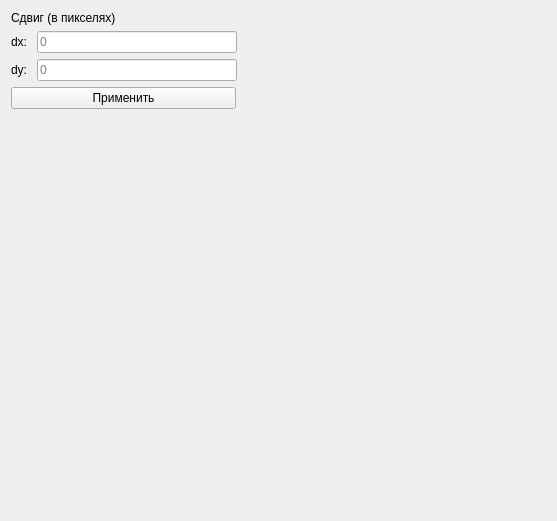
<?xml version="1.0" encoding="UTF-8"?>
<ui version="4.0">
 <class>moveParameters</class>
 <widget class="QWidget" name="moveParameters">
  <property name="geometry">
   <rect>
    <x>0</x>
    <y>0</y>
    <width>557</width>
    <height>521</height>
   </rect>
  </property>
  <property name="windowTitle">
   <string>Form</string>
  </property>
  <layout class="QVBoxLayout" name="verticalLayout">
   <item>
    <layout class="QGridLayout" name="gridLayout">
     <item row="2" column="0">
      <layout class="QHBoxLayout" name="horizontalLayout">
       <item>
        <widget class="QLabel" name="dy_label">
         <property name="sizePolicy">
          <sizepolicy hsizetype="MinimumExpanding" vsizetype="Preferred">
           <horstretch>0</horstretch>
           <verstretch>0</verstretch>
          </sizepolicy>
         </property>
         <property name="minimumSize">
          <size>
           <width>20</width>
           <height>0</height>
          </size>
         </property>
         <property name="maximumSize">
          <size>
           <width>20</width>
           <height>16777215</height>
          </size>
         </property>
         <property name="text">
          <string>dy:</string>
         </property>
        </widget>
       </item>
       <item>
        <widget class="QLineEdit" name="dy_lineEdit">
         <property name="minimumSize">
          <size>
           <width>100</width>
           <height>0</height>
          </size>
         </property>
         <property name="maximumSize">
          <size>
           <width>200</width>
           <height>16777215</height>
          </size>
         </property>
         <property name="placeholderText">
          <string>0</string>
         </property>
        </widget>
       </item>
       <item>
        <spacer name="horizontalSpacer">
         <property name="orientation">
          <enum>Qt::Horizontal</enum>
         </property>
         <property name="sizeHint" stdset="0">
          <size>
           <width>40</width>
           <height>20</height>
          </size>
         </property>
        </spacer>
       </item>
      </layout>
     </item>
     <item row="3" column="0">
      <layout class="QHBoxLayout" name="horizontalLayout_3">
       <item>
        <widget class="QPushButton" name="move_pushButton">
         <property name="sizePolicy">
          <sizepolicy hsizetype="Expanding" vsizetype="Fixed">
           <horstretch>0</horstretch>
           <verstretch>0</verstretch>
          </sizepolicy>
         </property>
         <property name="minimumSize">
          <size>
           <width>145</width>
           <height>0</height>
          </size>
         </property>
         <property name="maximumSize">
          <size>
           <width>225</width>
           <height>16777215</height>
          </size>
         </property>
         <property name="text">
          <string>Применить</string>
         </property>
        </widget>
       </item>
       <item>
        <spacer name="horizontalSpacer_3">
         <property name="orientation">
          <enum>Qt::Horizontal</enum>
         </property>
         <property name="sizeHint" stdset="0">
          <size>
           <width>40</width>
           <height>20</height>
          </size>
         </property>
        </spacer>
       </item>
      </layout>
     </item>
     <item row="1" column="0">
      <layout class="QHBoxLayout" name="horizontalLayout_2">
       <item>
        <widget class="QLabel" name="dx_label">
         <property name="minimumSize">
          <size>
           <width>20</width>
           <height>0</height>
          </size>
         </property>
         <property name="maximumSize">
          <size>
           <width>20</width>
           <height>16777215</height>
          </size>
         </property>
         <property name="text">
          <string>dx:</string>
         </property>
        </widget>
       </item>
       <item>
        <widget class="QLineEdit" name="dx_lineEdit">
         <property name="minimumSize">
          <size>
           <width>100</width>
           <height>0</height>
          </size>
         </property>
         <property name="maximumSize">
          <size>
           <width>200</width>
           <height>16777215</height>
          </size>
         </property>
         <property name="placeholderText">
          <string>0</string>
         </property>
        </widget>
       </item>
       <item>
        <spacer name="horizontalSpacer_2">
         <property name="orientation">
          <enum>Qt::Horizontal</enum>
         </property>
         <property name="sizeHint" stdset="0">
          <size>
           <width>40</width>
           <height>20</height>
          </size>
         </property>
        </spacer>
       </item>
      </layout>
     </item>
     <item row="0" column="0">
      <widget class="QLabel" name="label">
       <property name="text">
        <string>Сдвиг (в пикселях)</string>
       </property>
      </widget>
     </item>
    </layout>
   </item>
   <item>
    <spacer name="verticalSpacer">
     <property name="orientation">
      <enum>Qt::Vertical</enum>
     </property>
     <property name="sizeHint" stdset="0">
      <size>
       <width>20</width>
       <height>399</height>
      </size>
     </property>
    </spacer>
   </item>
  </layout>
 </widget>
 <resources/>
 <connections/>
</ui>
